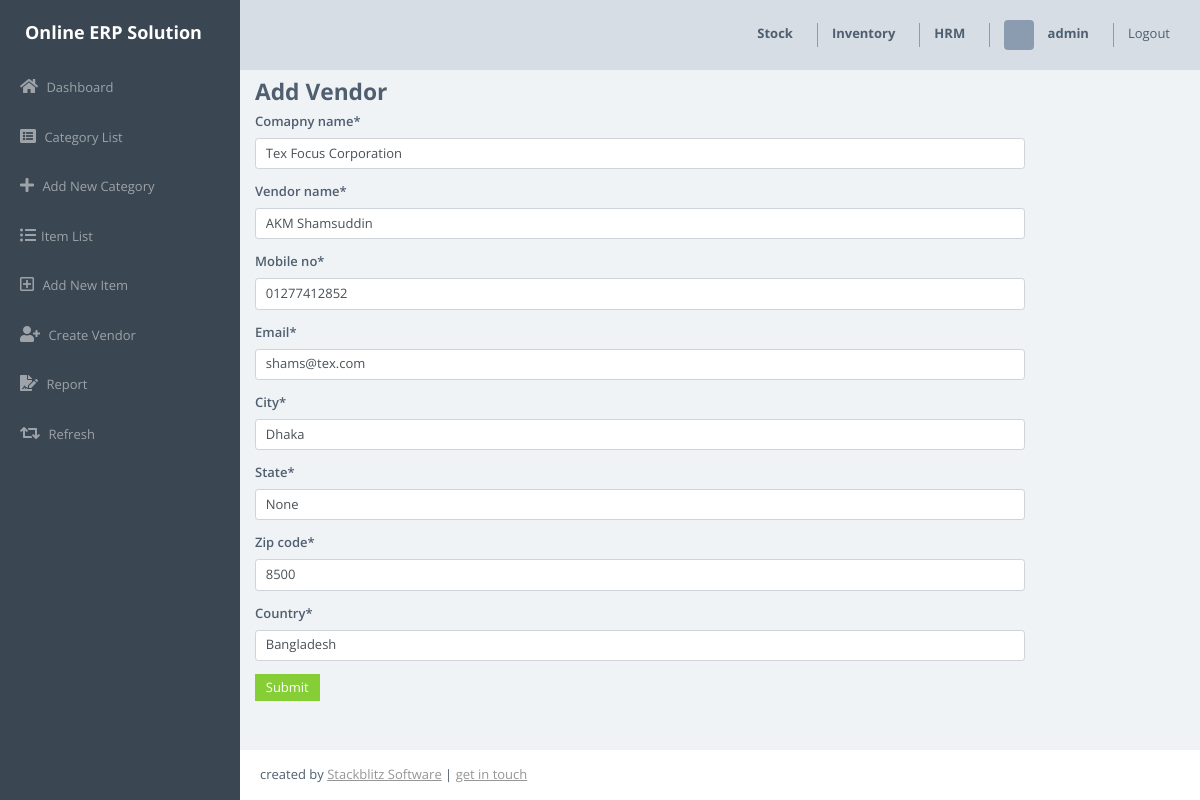
Screenshot of /update_vendor/1/ (signed in) with the database file from the repository.
### stock_module/models.py (models this page shows, shortened)
class Vendor(models.Model):
    comapny_name = models.CharField(max_length=150)
    vendor_name = models.CharField(max_length=50)
    mobile_no = models.CharField(max_length=20)
    email = models.CharField(max_length=50)
    city = models.CharField(max_length=50)
    state = models.CharField(max_length=50)
    zip_code = models.CharField(max_length=50)
    country = models.CharField(max_length=80)
    created_at = models.DateTimeField(auto_now_add=True)
    updated_at = models.DateTimeField(auto_now=True)

### stock_module/views.py (the view)
# urls.py: path('update_vendor/<str:pk>/', views.update_vendor, name='update-vendor'),
def update_vendor(request, pk):
	if request.user.is_authenticated:
		query = Vendor.objects.get(id=pk)
		form = UpdateVendorForm(instance=query)
		if request.method == 'POST':
			form = UpdateVendorForm(request.POST, instance=query)
			if form.is_valid():
				form.save()
				messages.success(request, 'Vendor Updated Successfully')
				return redirect('stock-home-page')
		context = {
			'form':form
		}
		return render(request, 'stock/add_vendor.html', context)
	else:
		return redirect('user-login')

### stock_module/forms.py
class UpdateVendorForm(forms.ModelForm):
    class Meta:
        model = Vendor
        fields = '__all__'

### templates/stock/add_vendor.html (shortened to what this page needs)
{% load static %}
{% include 'stock/header.html' %}
{% include 'stock/sidebar.html' %}
{% load crispy_forms_tags %}
<section class="py-5 mt-5">
    <div class="container">
        <h3 class="font-weight-bold">Add Vendor</h3>
           <div class="row mt-2">
               <div class="col-lg-10">
                  <form action="" method="post">
                      {{form|crispy}}
                      <input type="submit" class="btn btn-primary mb-5" value="Submit">
                  </form>
               </div>
           </div>
    </div>
</section>
{% include 'stock/footer.html' %}

### templates/stock/header.html (shortened to what this page needs)
<!doctype html>
{% load static %}
<html class="no-js" lang="en">
<head>
        <link rel="stylesheet" href="{% static 'css/vendor.css' %}">
        <link rel="stylesheet" href="{% static 'css/app.css' %}">
        <link rel="stylesheet" href="{% static 'css/style.css' %}">
        <link rel="stylesheet" href="https://use.fontawesome.com/releases/v5.15.4/css/all.css">
    </head>
    <body>
        <div class="main-wrapper">
            <div class="app" id="app">
                <header class="header">
                    <div class="header-block header-block-nav">
                        <ul class="nav-profile">
                            <li class="profile dropdown">
                                <a class="nav-link" href="{% url 'stock-home-page' %}" role="button" aria-haspopup="true" aria-expanded="false">
                                    <span class="name"> Stock</span>
                                </a>
                            </li>
                            <li class="profile dropdown">
                                <a class="nav-link" href="{% url 'inventory-home-page' %}" role="button" aria-haspopup="true" aria-expanded="false">
                                    <span class="name"> Inventory</span>
                                </a>
                            </li>
                            <li class="profile dropdown">
                                <a class="nav-link" href="{% url 'hrm-home' %}" role="button" aria-haspopup="true" aria-expanded="false">
                                    <span class="name">HRM</span>
                                </a>
                            </li>
                            <li class="profile dropdown">
                                <a class="nav-link" href="#" role="button" aria-haspopup="true" aria-expanded="false">
                                    <div class="img" style="background-image: url('https://cdn.pixabay.com/photo/2016/08/08/09/17/avatar-1577909_960_720.png')"></div>
                                    <span class="name"> {{request.user.username}}  </span>
                                </a>
                            </li>
                            <li><a href="{% url 'logout' %}">Logout</a></li>
                        </ul>
                    </div>
                </header>

### templates/stock/header.html (style rules this page uses)
* { font-size: 13px; }

### templates/stock/sidebar.html (style rules this page uses)
* { font-size: 13px; }

### templates/stock/add_vendor.html (style rules this page uses)
* { font-size: 13px; }

### templates/stock/footer.html (style rules this page uses)
* { font-size: 13px; }

### rows the page displays
Vendor: comapny_name "Tex Focus Corporation", vendor_name "AKM Shamsuddin", mobile_no "01277412852", email "shams@tex.com", city "Dhaka", state "None", zip_code "8500", country "Bangladesh"

### other values shown
{{ request.user.username }} "admin"
